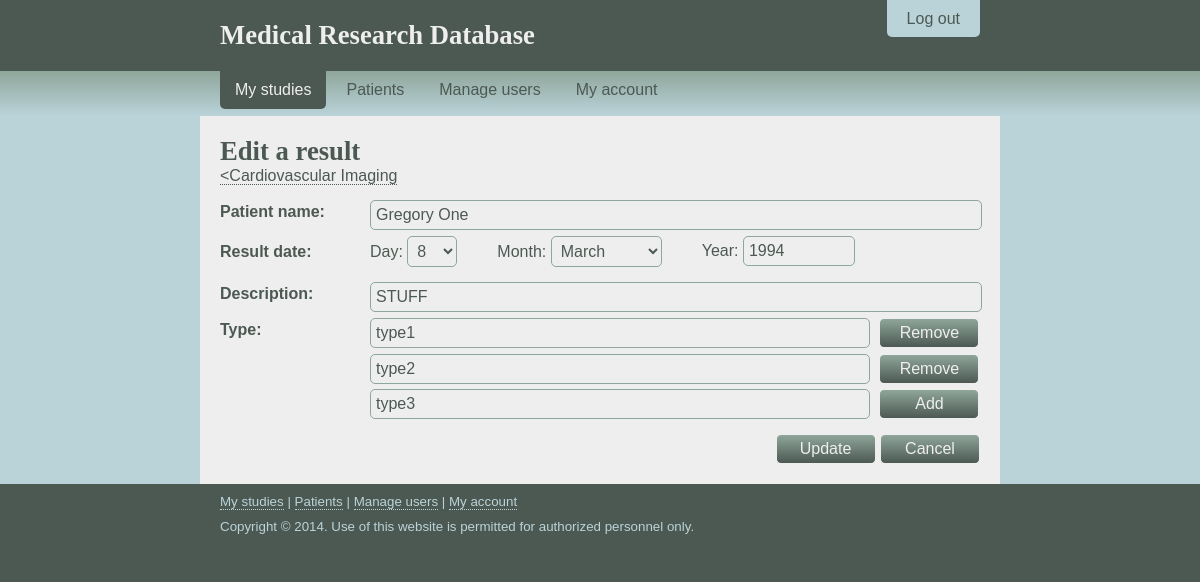
Page /study/edit-result.php?id=33&studyname=Cardiovascular Imaging&numTypes=3 (signed in) on the committed database.
### tables this page shows
CREATE TABLE `results` (
  `id` int(11) NOT NULL AUTO_INCREMENT,
  `Study_Name` varchar(32) NOT NULL,
  `Patient_Number` int(11) NOT NULL,
  `Date` date DEFAULT NULL,
  `Description` varchar(255) DEFAULT NULL,
  PRIMARY KEY (`id`,`Study_Name`,`Patient_Number`),
  KEY `Study_Name` (`Study_Name`),
  KEY `Patient_Number` (`Patient_Number`),
  CONSTRAINT `results_ibfk_1` FOREIGN KEY (`Study_Name`) REFERENCES `study` (`Name`),
  CONSTRAINT `results_ibfk_2` FOREIGN KEY (`Patient_Number`) REFERENCES `patient` (`ID`)
);

CREATE TABLE `person` (
  `id` int(11) NOT NULL AUTO_INCREMENT,
  `Birthday` date DEFAULT NULL,
  `Gender` char(1) DEFAULT NULL,
  `Name` varchar(32) DEFAULT NULL,
  `Phone` varchar(20) DEFAULT NULL,
  `Address` varchar(255) DEFAULT NULL,
  `Email` varchar(255) DEFAULT NULL,
  `Emergency_ID` int(11) DEFAULT NULL,
  PRIMARY KEY (`id`),
  KEY `FK_person_emergency_id` (`Emergency_ID`),
  CONSTRAINT `FK_person_emergency_id` FOREIGN KEY (`Emergency_ID`) REFERENCES `person` (`id`)
);

### php/edit-results-functions.php (called while the page is built, shortened)
<?php
	require_once("edit-user-functions.php");
	require_once("gf.php");
	function getStudyFromResult($resultID){
		$result = getResult($resultID);
		return $result['study_name'];
	}
	function getPatientFromResult($resultID){
		$mysqli= mysqliInit();
		$query = 	"SELECT pe.name AS name
					FROM results AS r
					INNER JOIN person as pe ON pe.id = r.patient_number
					WHERE r.id = $resultID";
		$patient = queryAssoc($mysqli, $query);
		return $patient['name'];
	}
	function getTypeFromResult($id){
		$mysqli= mysqliInit();
		$query = 	"SELECT type FROM type WHERE result_id = $id";
		$type = queryArray($mysqli, $query, 'type');
		return $type;
	}
	function getResult($resultID){
		$mysqli = mysqliInit();
		$query = 	"SELECT study_name, patient_number, date, description FROM results WHERE id = '$resultID'";
		return queryAssoc($mysqli, $query);
	}
?>

### php/gf.php (called while the page is built, shortened)
<?php
	function queryAssoc($mysqli, $query){
		$result = $mysqli->query($query);
		$data = $result->fetch_assoc();
		return $data;
	}
	function queryArray($mysqli, $query, $key){
		$result = $mysqli->query($query);
		$dataArray = array();
		for($count = 0; $count < $result->num_rows; $count++){
			$rowData = $result->fetch_assoc();
			array_push($dataArray, $rowData[$key]);
		}
		return $dataArray;
	}
?>

### study/edit-result.php (the view, shortened to what this page needs)
<?php
  require_once("../php/user-permissions.php");
  require_once("../php/edit-results-functions.php");
?>
<!DOCTYPE html>
<html lang="en">
  <head>
    <link rel="stylesheet" href="/css/layout.css" />
    <link rel="stylesheet" href="/css/nav.css" />
  </head>
  <body onload="document.getElementById('patient').focus();">
    <header>
      <div class="container">
        <div id="logout-tab">
          <p><a href="/logout.php">Log out</a></p>
        </div>
        <div class="padding">
          <h1><a href="/" title="Home">Medical Research Database</a></h1>
        </div>
      </div>
    </header>
    <nav>
      <div class="container">
        <ul>
          <li id="current"><a href="/">My studies</a></li>
          <li><a href="/patients.php">Patients</a></li>
          <li><a href="/account.php?userID=<?php echo $_SESSION["userid"]; ?>">My account</a></li>
        </ul>
      </div>
    </nav>
    <div id="content-outer">
      <div class="container">
        <div id="content-inner">
          <div class="padding">
            <h1>Edit a result</h1>
			<?php
				$studyName = getStudyFromResult($_GET['id']);
				echo "<p><a href=\"/study/view-study.php?studyname=".$studyName."\">&lt;".$studyName." </a></p>";
				echo "<form action=\"/study/edit-result.php?id=".$_GET['id']."&numTypes=".$_GET['numTypes']."&studyname=".$_GET['studyname']."&editResultsAttempt\" method=\"post\">";
			?>
              <div class="form-container">
                <ul>
                  <li><p>Patient name:</p></li>
				  <?php
				    echo "<li><input type=\"text\" name=\"patient\" id=\"patient\" value=\"".getPatientFromResult($_GET['id'])."\" /></li>";
				  ?>
				</ul>
                <ul class="birthday">
                  <li><p>Result date:</p></li>
                  <li>
                    <p>Day:
                      <select name="resultDay">
						<?php
							$result = getResult($_GET['id']);
							$resultday = (int)substr($result['date'], 8,2);
							echo "<option value=\"".$resultday."\" selected =\"selected\">".$resultday."</option>";
						?>
                      </select>
                    </p>
                    <p>Month:
                      <select name="resultMonth">
                      </select>
                    </p>
                    <p>Year:
					<?php
						$result = getResult($_GET['id']);
						$resultyear = (int)substr($result['date'], 0,4);
						echo "<input type=\"text\" name=\"resultYear\" value=\"".$resultyear."\" />";
					?>
                    </p>
                  </li>
                </ul>
                <ul>
                  <li><p>Description:</p></li>
				  <?php
				  $result = getResult($_GET['id']);
                  echo "<li><input type=\"text\" name=\"description\" value=\"".$result['description']."\" /></li>";
				  ?>
				  </ul>
               <?php
				$numTypes = $_GET['numTypes'];
				if(!$numTypes){
					echo " <ul class=\"result-type\"><li><p>Type:</p></li><li><input type=\"button\" name=\"addType\" style=\"width: 100px; margin-left: 0px;\" value=\"Add\" onclick=\"window.location='edit-result.php?id=".$_GET['id']."&numTypes=".++$numTypes."&studyname=".$_GET['studyname']."&setNumTypes';\" /></li></ul>";
				}
				else{
					$types = getTypeFromResult($_GET['id']);
					if($numTypes == 1){
					echo "<ul class=\"result-type\"><li><p>Type:</p></li><li>
                    <input type=\"text\" name=\"type0\" value=\"".$types[0]."\" />
                    <input type=\"button\" name=\"addType\" value=\"Remove\" onclick=\"window.location='/study/edit-result.php?id=".$_GET['id']."&numTypes=".($numTypes-1)."&studyname=".$_GET['studyname']."&setNumTypes&deleteTypeAttempt=".$types[0]."';\" />
					<input type=\"button\" name=\"addType\" value=\"Add\" onclick=\"window.location='/study/edit-result.php?id=".$_GET['id']."&numTypes=".++$numTypes."&studyname=".$_GET['studyname']."&setNumTypes';\" />
					</li>
					</ul>";
					}else{
					echo "<ul class=\"result-type\"><li><p>Type:</p></li>
							<li>
							<input type=\"text\" name=\"type0\" value=\"".$types[0]."\" />
							<input type=\"button\" name=\"addType\" value=\"Remove\" onclick=\"window.location='/study/edit-result.php?id=".$_GET['id']."&numTypes=".($numTypes-1)."&studyname=".$_GET['studyname']."&setNumTypes&deleteTypeAttempt=".$types[0]."';\" />
							</li>
						</ul>";
					for($count = 2; $count < $numTypes; $count++){
						echo "<ul class=\"result-type\">
								<li><p></p></li>
								<li>
								<input type=\"text\" name=\"type".($count-1)."\" value=\"".$types[$count -1]."\" />
								<input type=\"button\" name=\"addType\" value=\"Remove\" onclick=\"window.location='/study/edit-result.php?id=".$_GET['id']."&numTypes=".($numTypes-1)."&studyname=".$_GET['studyname']."&setNumTypes&deleteTypeAttempt=".$types[$count-1]."';\" />
								</li>
							</ul>";
					}
					echo"<ul class=\"result-type\">
					<li><p></p></li>
					<li>
                    <input type=\"text\" name=\"type".($numTypes-1)."\" value=\"".$types[$numTypes-1]."\"/>
                    <input type=\"button\" name=\"addType\" value=\"Add\" onclick=\"window.location='/study/edit-result.php?id=".$_GET['id']."&numTypes=".++$numTypes."&studyname=".$_GET['studyname']."&setNumTypes';\" />
					</li>
					</ul>";
				}
				}
				?>
              </div>
              <div class="form-buttons">
                <input type="submit" name="submit" value="Update" />
				      <?php
                      echo "<input type=\"button\" name=\"cancel\" value=\"Cancel\" onclick=\"window.location='/study/view-study.php?studyname=".getStudyFromResult($_GET['id'])."';\"/>"
				      ?>
				      </div>
            </form>
          </div>
        </div>
      </div>
    </div>
    <footer>
      <div class="container">
        <div class="padding">
          <p><a href="/">My studies</a> | <a href="/patients.php">Patients</a> | <?php printManageUsers(true, false); ?> <a href="/account.php?userID=<?php echo $_SESSION["userid"]; ?>">My account</a></p>
          <p>Copyright &copy; 2014. Use of this website is permitted for authorized personnel only.</p>
        </div>
      </div>
    </footer>
  </body>
</html>

### css/layout.css (style rules this page uses)
* { margin: 0px; padding: 0px; font-family: "Trebuchet MS", sans-serif; font-size: 12pt; }
body { background-color: #4C5952; }
header { background-color: #4C5952; }
nav { background: -o-linear-gradient(#8FA69B, #BAD3D9); background: -moz-linear-gradient(#8FA69B, #BAD3D9); background: -webkit-linear-gradient(#8FA69B, #BAD3D9); background: linear-gradient(#8FA69B, #BAD3D9); }
footer { background-color: #4C5952; }
footer .padding { padding: 10px 20px 10px 20px; }
footer p { color: #BAD3D9; font-size: 10pt; }
.container { width: 800px; margin: auto; }
#content-outer { background-color: #BAD3D9; }
#content-inner { background-color: #EEEEEE; }
.padding { padding: 20px; }
h1 { font-family: "Palatino Linotype", serif; font-size: 20pt; font-weight: bold; color: #4C5952; }
header h1 a, header h1 a:visited, header h1 a:focus { color: #EEEEEE; border-bottom: 0px; }
p { font-family: "Trebuchet MS", sans-serif; font-size: 12pt; color: #4C5952; margin-bottom: 10px; }
input, select { padding: 5px; border: 1px solid #8FA69B; background-color: #EEEEEE; color: #4C5952; border-radius: 5px; transition: background-color 0.25s linear 0s, border-color 0.25s linear 0s, box-shadow 0.25s linear 0s; -webkit-transition: background-color 0.25s linear 0s, border-color 0.25s linear 0s, box-shadow 0.25s linear 0s; }
input[type="button"] { margin: 0px; width: 100px; }
input[type="submit"], input[type="button"] { cursor: pointer; background: -o-linear-gradient(#8FA69B, #4C5952); background: -moz-linear-gradient(#8FA69B, #4C5952); background: -webkit-linear-gradient(#8FA69B, #4C5952); background: linear-gradient(#8FA69B, #4C5952); color: #EEEEEE; border-color: #EEEEEE; transition: background-color 0.25s linear 0s, border-color 0.25s linear 0s; -webkit-transition: background-color 0.25s linear 0s, border-color 0.25s linear 0s; }
a, a:visited, a:focus { font-family: inherit; font-size: inherit; color: #4C5952; text-decoration: none; border-bottom: 1px dotted #4C5952; transition: color 0.25s linear 0s; -webkit-tranisition: color 0.25s linear 0s; }
#logout-tab { position: relative; right: 20px; top: 0px; float: right; margin-top: 10px; }
#logout-tab p { margin: 0px; }
#logout-tab a, #logout-tab a:visited, #logout-tab a:focus { color: #4C5952; background-color: #BAD3D9; padding: 10px 20px 10px 20px; border-bottom: 0px; border-bottom-left-radius: 5px; border-bottom-right-radius: 5px; transition: color 0.25s linear 0s, background-color 0.25s linear 0s; -webkit-transition: color 0.25s linear 0s, background-color 0.25s linear 0s; }
footer a, footer a:visited, footer a:focus { color: #BAD3D9; border-bottom-color: #BAD3D9; }
.form-container { margin-top: 5px; }
.form-container ul { list-style-type: none; clear: both; padding-top: 5px; }
.form-container ul li { float: left; }
.form-container ul li:first-child { width: 150px; }
.form-container ul li:last-child { width: 610px; }
.form-container ul li p { margin-top: 3px; font-weight: bold; }
.form-container ul li input { width: 600px; }
.form-container ul.birthday li:last-child p { float: left; margin-left: 40px; margin-top: 0px; font-weight: normal; }
.form-container ul.birthday li:first-child p { margin-top: 7px; }
.form-container ul.birthday li:last-child p:first-child { margin-left: 0px; }
.form-container ul.birthday li:last-child input[type="text"] { width: 100px; }
.form-container ul.result-type li:last-child input[type="text"] { width: 488px; }
.form-container ul.result-type li:last-child input[type="button"] { width: 100px; margin-left: 5px; }
.form-buttons { text-align: right; margin-top: 15px; }
.form-buttons input { width: 100px; }

### css/nav.css (style rules this page uses)
nav ul { list-style-type: none; margin-left: 20px; margin-right: 20px; margin-bottom: 7px; float: left; }
nav ul li { display: block; float: left; margin-right: 5px; }
nav ul li a, nav ul li a:visited, nav ul li a:focus { display: block; padding: 10px 15px 10px 15px; border-bottom: 0px; color: #4C5952; border-bottom-left-radius: 5px; border-bottom-right-radius: 5px; transition: background-color 0.25s linear 0s, color 0.25s linear 0s; -webskit-transition: background-color 0.25s linear 0s, color 0.25s linear 0s; }
nav ul li#current a { color: #EEEEEE; background-color: #4C5952; }

### rows in the picture
results: Study_Name "Cardiovascular Imaging", resultDay "8", resultMonth "March", resultYear "1994", description "STUFF"
person: patient "Gregory One"
